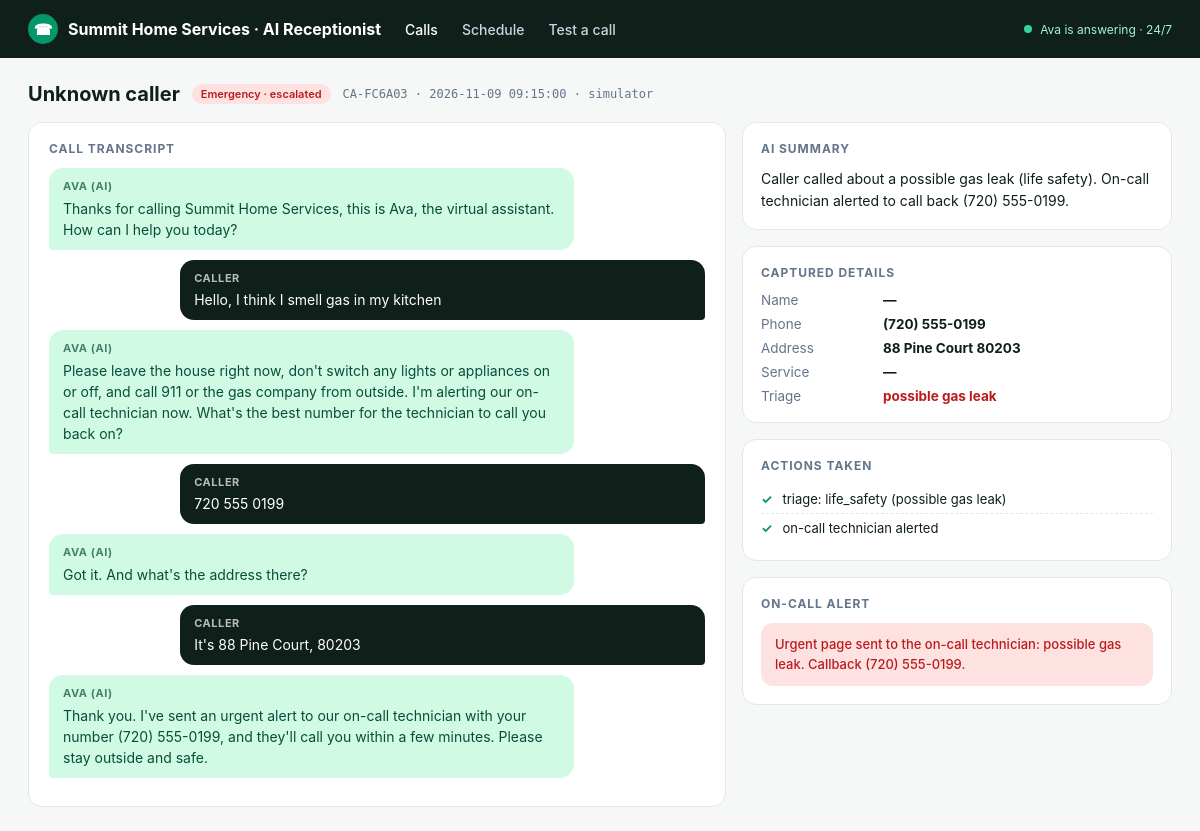
The page /call/CA-FC6A03 on the database its author committed.
### tables this page shows
CREATE TABLE calls(
            id TEXT PRIMARY KEY, started TEXT, channel TEXT, caller TEXT, phone TEXT, outcome TEXT,
            emergency TEXT, booking_id TEXT, summary TEXT, transcript TEXT, events TEXT, slots TEXT);

### web/app.py (the view)
@app.get("/call/<call_id>")
def call_view(call_id):
    c = store.get(call_id)
    return render_template("call.html", c=c, labels=OUTCOME_LABEL, sms=sms_for(c["booking_id"]), biz=BUSINESS)

### receptionist/store.py (called while the page is built)
    def get(self, call_id: str) -> dict | None:
        r = self.conn.execute("SELECT * FROM calls WHERE id=?", (call_id,)).fetchone()
        if not r:
            return None
        d = dict(r)
        for k in ("transcript", "events", "slots"):
            d[k] = json.loads(d[k])
        return d

### web/app.py (called while the page is built)
def sms_for(booking_id):
    path = ROOT / "data" / "sms_outbox.jsonl"
    if not booking_id or not path.exists():
        return None
    for line in path.read_text().splitlines():
        rec = json.loads(line)
        if rec["booking_id"] == booking_id:
            return rec
    return None

### web/templates/call.html (shortened to what this page needs)
{% extends "base.html" %}
{% block body %}
<div class="head"><h1>{{ c.caller or 'Unknown caller' }}</h1><span class="badge o-{{ c.outcome }}">{{ labels.get(c.outcome, c.outcome) }}</span><span class="muted mono">{{ c.id }} · {{ c.started.replace('T', ' ') }} · {{ c.channel }}</span></div>
<div class="grid">
  <div class="card tx"><h3>Call transcript</h3>
    {% for m in c.transcript %}<div class="b {{ m.role }}"><div class="who">{{ 'Ava (AI)' if m.role=='agent' else 'Caller' }}</div>{{ m.text }}</div>{% endfor %}
  </div>
  <div>
    <div class="card pane"><h3>AI summary</h3><div style="line-height:1.55">{{ c.summary }}</div></div>
    <div class="card pane"><h3>Captured details</h3><div class="kv">
      <span>Name</span><b>{{ c.slots.get('name', '—') }}</b>
      <span>Phone</span><b>{{ c.slots.get('phone', '—') }}</b>
      <span>Address</span><b>{{ c.slots.get('street', '—') }} {{ c.slots.get('zip', '') }}</b>
      <span>Service</span><b>{{ biz.services[c.slots.service].label if c.slots.get('service') else '—' }}</b>
      {% if c.emergency %}<span>Triage</span><b style="color:var(--red)">{{ c.emergency }}</b>{% endif %}
    </div></div>
    <div class="card pane"><h3>Actions taken</h3>{% for e in c.events %}<div class="ev"><i>✓</i>{{ e }}</div>{% endfor %}</div>
    {% if c.outcome == 'escalated' %}<div class="card pane"><h3>On-call alert</h3><div class="alert">Urgent page sent to the on-call technician: {{ c.emergency }}. Callback {{ c.phone }}.</div></div>{% endif %}
  </div>
</div>
{% endblock %}

### web/templates/base.html (style rules this page uses)
:root { --bg:#f6f8f7;--panel:#fff;--ink:#0f1f1a;--muted:#64748b;--line:#e2e8e5;--brand:#059669;--brand-d:#047857;--soft:#d1fae5; --red:#b91c1c;--red-soft:#fee2e2;--amber:#b45309;--amber-soft:#fef3c7;--blue:#1d4ed8;--blue-soft:#dbeafe;--gray:#f1f5f9 }
* { box-sizing:border-box }
body { margin:0;font-family:Inter,system-ui,sans-serif;background:var(--bg);color:var(--ink);font-size:14px }
.card { background:var(--panel);border:1px solid var(--line);border-radius:14px }
h3 { font-size:12px;letter-spacing:.08em;text-transform:uppercase;color:var(--muted);margin:0 0 12px }
.badge { font-size:11px;font-weight:600;padding:3px 9px;border-radius:999px;display:inline-block;white-space:nowrap }
.o-escalated { background:var(--red-soft);color:var(--red) }
.muted { color:var(--muted) }
.mono { font-family:'DejaVu Sans Mono',monospace;font-size:12px }

### web/templates/call.html (style rules this page uses)
.head { display:flex;align-items:center;gap:12px;margin-bottom:16px }
.head h1 { margin:0;font-size:20px }
.grid { display:grid;grid-template-columns:1fr 430px;gap:16px }
.tx { padding:18px 20px }
.b { max-width:80%;padding:10px 14px;border-radius:14px;margin-bottom:10px;line-height:1.5 }
.b.agent { background:var(--soft);color:#064e3b;border-bottom-left-radius:4px }
.b.caller { background:#0f1f1a;color:#fff;margin-left:auto;border-bottom-right-radius:4px }
.who { font-size:11px;font-weight:700;letter-spacing:.05em;text-transform:uppercase;margin-bottom:3px;opacity:.7 }
.pane { padding:18px;margin-bottom:16px }
.kv { display:grid;grid-template-columns:110px 1fr;gap:8px 12px;font-size:13.5px }
.kv span { color:var(--muted) }
.ev { display:flex;gap:10px;font-size:13px;padding:6px 0;border-bottom:1px dashed var(--line) }
.ev:last-child { border:0 }
.ev i { color:var(--brand);font-style:normal;font-weight:700 }
.alert { background:var(--red-soft);color:var(--red);border-radius:12px;padding:12px 14px;font-size:13px;line-height:1.5;font-weight:500 }

### rows shown on the page
calls: get "Emergency · escalated", id "CA-FC6A03", started.replace "2026-11-09 09:15:00", channel "simulator", summary "Caller called about a possible gas leak (life safety). On-call technician alerted to call back (720) 555-0199.", emergency "possible gas leak", phone "(720) 555-0199"

### other values the page prints
{{ biz.name }} "Summit Home Services"
{{ c.caller or 'Unknown caller' }} "Unknown caller"
{{ 'Ava (AI)' if m.role=='agent' else 'Caller' }} "AVA (AI)" "CALLER" "AVA (AI)" "CALLER" "AVA (AI)" "CALLER" "AVA (AI)"
{{ m.text }} "Thanks for calling Summit Home Services, this is Ava, the virtual assistant. How can I help you today?" "Hello, I think I smell gas in my kitchen" "720 555 0199" "Got it. And what's the address there?" "It's 88 Pine Court, 80203" "Thank you. I've sent an urgent alert to our on-call technician with your number (720) 555-0199, and they'll call you within a few minutes. Please stay outside and safe."
{{ c.slots.get('name', '—') }} "—"
{{ c.slots.get('phone', '—') }} "(720) 555-0199"
{{ c.slots.get('street', '—') }} "88 Pine Court"
{{ c.slots.get('zip', '') }} "80203"
{{ biz.services[c.slots.service].label if c.slots.get('service') else '—' }} "—"
{{ e }} "triage: life_safety (possible gas leak)" "on-call technician alerted"
